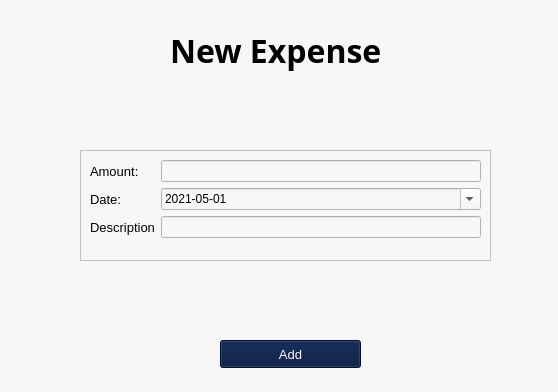
<?xml version="1.0" encoding="UTF-8"?>
<ui version="4.0">
 <class>newface</class>
 <widget class="QMainWindow" name="newface">
  <property name="geometry">
   <rect>
    <x>0</x>
    <y>0</y>
    <width>558</width>
    <height>392</height>
   </rect>
  </property>
  <property name="windowTitle">
   <string>New Screen</string>
  </property>
  <property name="styleSheet">
   <string notr="true">background-color: rgb(247, 247, 247);</string>
  </property>
  <widget class="QWidget" name="centralwidget">
   <widget class="QLabel" name="label">
    <property name="geometry">
     <rect>
      <x>170</x>
      <y>20</y>
      <width>251</width>
      <height>61</height>
     </rect>
    </property>
    <property name="font">
     <font>
      <family>Source Sans Pro</family>
      <pointsize>24</pointsize>
      <weight>75</weight>
      <bold>true</bold>
     </font>
    </property>
    <property name="styleSheet">
     <string notr="true"/>
    </property>
    <property name="text">
     <string>New Expense</string>
    </property>
   </widget>
   <widget class="QPushButton" name="btn_add">
    <property name="geometry">
     <rect>
      <x>220</x>
      <y>340</y>
      <width>141</width>
      <height>28</height>
     </rect>
    </property>
    <property name="font">
     <font>
      <pointsize>10</pointsize>
     </font>
    </property>
    <property name="styleSheet">
     <string notr="true">background-color: rgb(0, 20, 61);
color: rgb(253, 253, 253);

</string>
    </property>
    <property name="text">
     <string>Add</string>
    </property>
   </widget>
   <widget class="QFrame" name="frame">
    <property name="geometry">
     <rect>
      <x>80</x>
      <y>150</y>
      <width>411</width>
      <height>111</height>
     </rect>
    </property>
    <property name="frameShape">
     <enum>QFrame::StyledPanel</enum>
    </property>
    <property name="frameShadow">
     <enum>QFrame::Raised</enum>
    </property>
    <layout class="QFormLayout" name="formLayout">
     <item row="0" column="0">
      <widget class="QLabel" name="label_2">
       <property name="font">
        <font>
         <pointsize>10</pointsize>
        </font>
       </property>
       <property name="styleSheet">
        <string notr="true"/>
       </property>
       <property name="text">
        <string>Amount:</string>
       </property>
      </widget>
     </item>
     <item row="0" column="1">
      <widget class="QLineEdit" name="amount">
       <property name="styleSheet">
        <string notr="true"/>
       </property>
      </widget>
     </item>
     <item row="1" column="0">
      <widget class="QLabel" name="label_3">
       <property name="font">
        <font>
         <pointsize>10</pointsize>
        </font>
       </property>
       <property name="styleSheet">
        <string notr="true"/>
       </property>
       <property name="text">
        <string>Date:</string>
       </property>
      </widget>
     </item>
     <item row="2" column="0">
      <widget class="QLabel" name="label_4">
       <property name="font">
        <font>
         <pointsize>10</pointsize>
        </font>
       </property>
       <property name="styleSheet">
        <string notr="true"/>
       </property>
       <property name="text">
        <string>Description</string>
       </property>
      </widget>
     </item>
     <item row="2" column="1">
      <widget class="QLineEdit" name="description">
       <property name="styleSheet">
        <string notr="true"/>
       </property>
      </widget>
     </item>
     <item row="1" column="1">
      <widget class="QDateEdit" name="date">
       <property name="styleSheet">
        <string notr="true"/>
       </property>
       <property name="displayFormat">
        <string>yyyy-MM-dd</string>
       </property>
       <property name="calendarPopup">
        <bool>true</bool>
       </property>
       <property name="date">
        <date>
         <year>2021</year>
         <month>5</month>
         <day>1</day>
        </date>
       </property>
      </widget>
     </item>
    </layout>
   </widget>
  </widget>
 </widget>
 <resources/>
 <connections/>
</ui>
